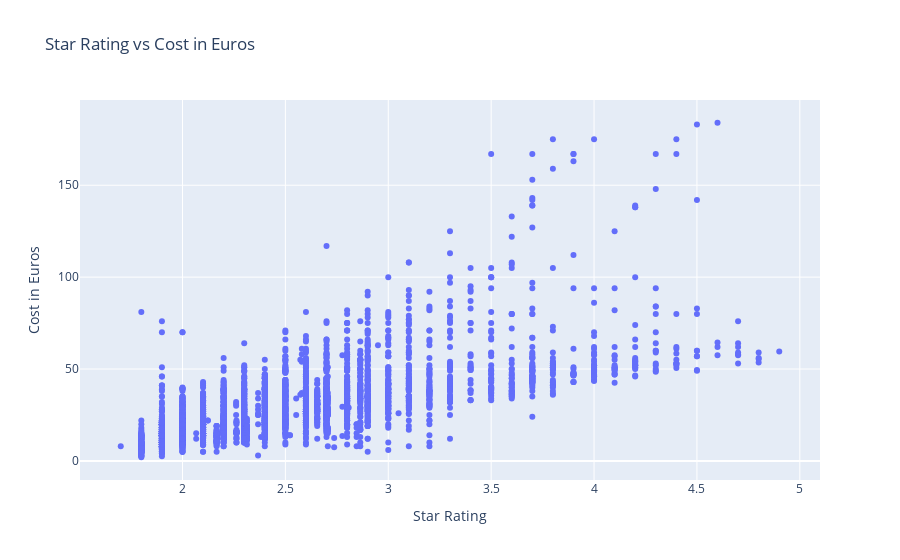

Source (notebook cell):
### Code cell
# Look at Star Rating against the Cost in Euros
fig = go.Figure()
fig.add_trace(go.Scatter(
    x=df_ski_data["Star Rating"], 
    y=df_ski_data["Cost in Euros"], 
    name="Star Rating vs Cost in Euros", mode="markers"))

fig.update_layout(title="Star Rating vs Cost in Euros", xaxis_title="Star Rating",
    yaxis_title="Cost in Euros")

fig.show()

### Figure 1 — Plotly figure (JSON) as saved in the notebook; plotly's stock layout.template omitted (floating-point values rounded to 4 significant figures; data arrays with more than 128 entries replaced by an {"elided": "..."} marker saying what was removed)
{"data": [{"mode": "markers", "name": "Star Rating vs Cost in Euros", "type": "scatter", "x": {"elided": "3386 float values"}, "y": {"elided": "3386 float values"}}], "layout": {"title": {"text": "Star Rating vs Cost in Euros"}, "xaxis": {"title": {"text": "Star Rating"}}, "yaxis": {"title": {"text": "Cost in Euros"}}}}
